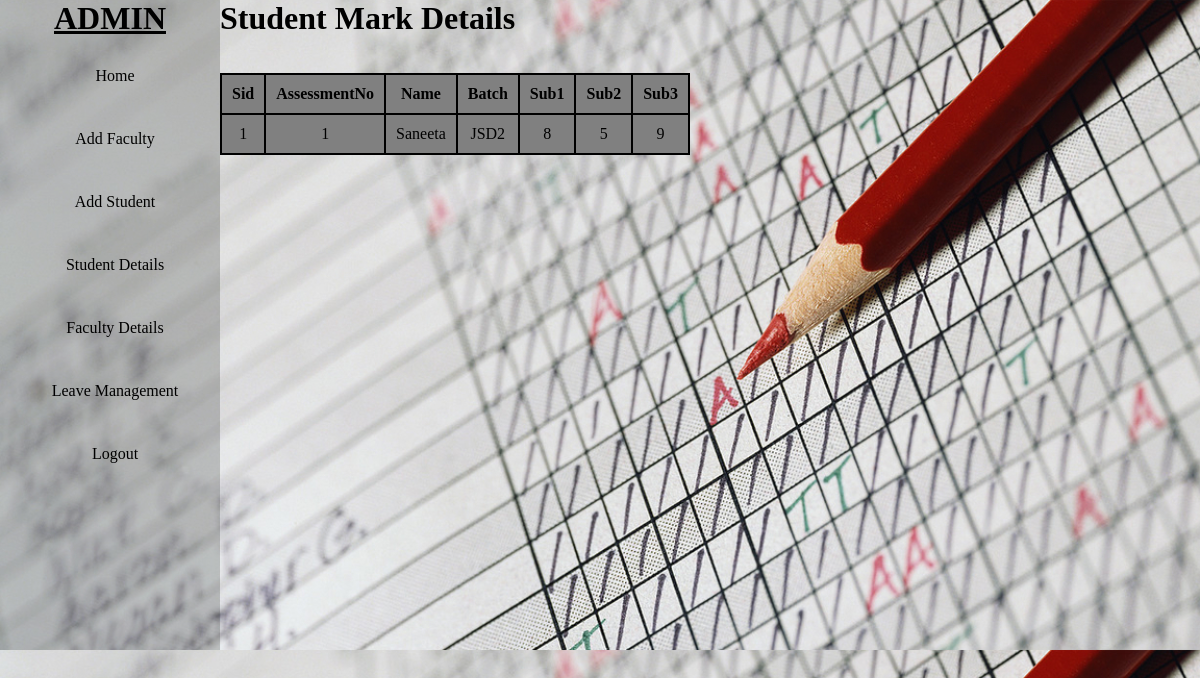
The page /stu_mark.php on the database its author committed.
### tables this page shows
CREATE TABLE `assessment` (
  `Id` int(11) NOT NULL,
  `Assessment_No` int(11) NOT NULL,
  `Sid` int(11) NOT NULL,
  `Name` varchar(20) NOT NULL,
  `Batch` varchar(20) NOT NULL,
  `Sub_1` int(11) NOT NULL,
  `Sub_2` int(11) NOT NULL,
  `Sub_3` int(11) NOT NULL
);

### stu_mark.php (the view, shortened to what this page needs)
<!DOCTYPE html>
<html>
	<head>
		<link rel="stylesheet" href="css/style.css">
	</head>
	<body class="bi">
		<div class="display">
		<div class="navbar">
			<h1><u>ADMIN</u></h1>
			<ul>
						<li> <a href="adminhome.php">Home</a> </li>
						<li> <a href="faculty_signup.php">Add Faculty</a> </li>
						<li> <a href="student_signup.php">Add Student</a> </li>
						<li> <a href="">Student Details</a>
						<li><a href="fac_details.php">Faculty Details</a></li>
						<li><a href="stu_leave.php">Leave Management</a></li>
						<li><a href="login.php">Logout</a></li>
			</ul>
		</div>
		<div>
			<h1>Student Mark Details</h1><br><br>
			<table>
				<thead>
					<tr>
						<th>Sid</th>
						<th>AssessmentNo</th>
						<th>Name</th>
						<th>Batch</th>
						<th>Sub1</th>
						<th>Sub2</th>
						<th>Sub3</th>
					</tr>
				</thead>
				<tbody>
					<?php
						require_once'connection.php';
						$sql="select * from assessment";
						$result=mysqli_query($conn,$sql);
						while($row=mysqli_fetch_assoc($result))
						{
					?>
					<tr>
						<td><?php echo $row['Sid'];?></td>
						<td><?php echo $row['Assessment_No'];?></td>
						<td><?php echo $row['Name'];?></td>
						<td><?php echo $row['Batch'];?></td>
						<td><?php echo $row['Sub_1'];?></td>
						<td><?php echo $row['Sub_2'];?></td>
						<td><?php echo $row['Sub_3'];?></td>
					</tr>
					<?php
						}
					?>
				</tbody>
			</table>
		</div>
	</div>
	</body>
</html>

### css/style.css (style rules this page uses)
* { margin:0px; padding:0px; box-sizing:border-box; }
.bi { background-image:url("../img/3.jpg"); background-size:cover; }
.navbar { text-align:center; background-color:rgba(38, 39, 35, 0.233); width:220px; height:650px; }
.navbar ul { list-style:none; display:block; }
.navbar ul li { text-align:center; width:200px; padding:15px; margin:15px; border-radius: 10px; }
.navbar ul li a { text-decoration:none; color:black; }
.display { display: inline-flex; }

### stu_mark.php (style rules this page uses)
table,td,th { border: 2px solid black;border-collapse: collapse;background-color: grey;text-align: center;padding:10px; }

### rows shown on the page
assessment: Sid "1", Assessment_No "1", Name "Saneeta", Batch "JSD2", Sub_1 "8", Sub_2 "5", Sub_3 "9"
